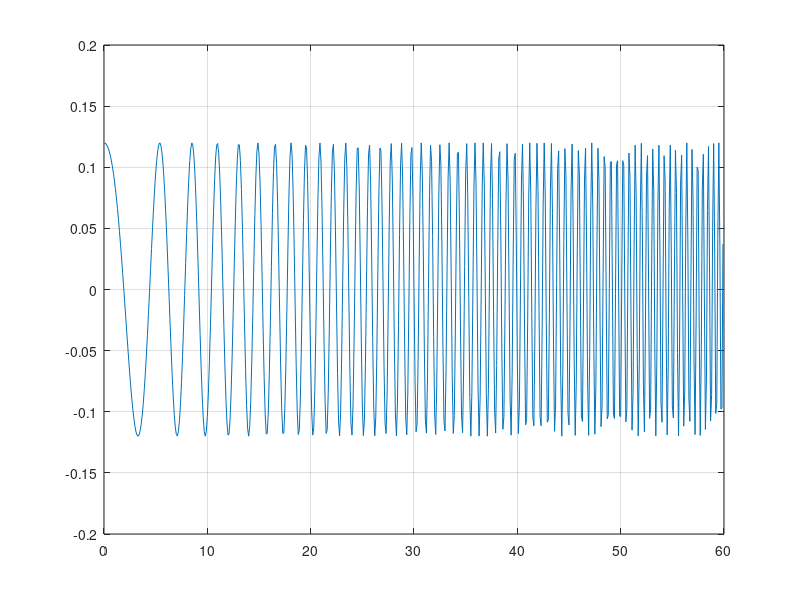

The MATLAB source for this figure: (Note: this script raises an error after producing the figure.)
close all;
clear all;
%y = chirp(t,f0,t1,f1,'method',phi) 
f = 10; %signal sampling rate = 10Hz. 
Fs = f;
ts = 1/f; %0.1 s = sampling time
endTime = 60; %3min
t = 0:ts:endTime-ts;

f0 = 0.1; %initial chirp frequency
t1 = endTime; %initial time
f1 = 2;
y = chirp(t,f0,t1,f1,'linear');
y = y.*0.12;
figure,plot(t,y);
grid on;
L1 = length(y);
figure,spectrogram(y);
Y = fft(y);
%Compute the two-sided spectrum P2. Then compute the single-sided spectrum P1 based on P2 and the even-valued signal length L.

P2 = abs(Y/L1);
P1 = P2(1:L1/2+1);
P1(2:end-1) = 2*P1(2:end-1);
%Define the frequency domain f and plot the single-sided amplitude spectrum P1. The amplitudes are not exactly at 0.7 and 1, as expected, because of the added noise. On average, longer signals produce better frequency approximations.

f = Fs*(0:(L1/2))/L1;
figure,
plot(f,P1)
title('Single-Sided Amplitude Spectrum of X(t)')
xlabel('f (Hz)')
ylabel('|P1(f)|')
